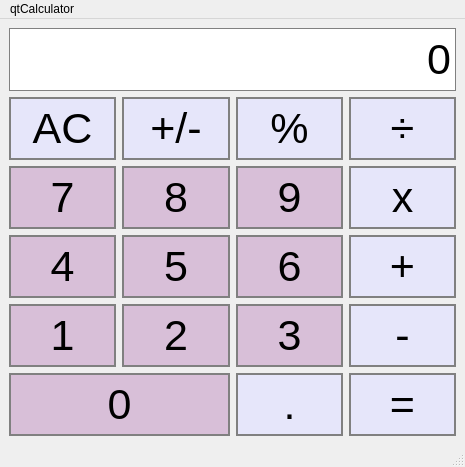
<?xml version="1.0" encoding="UTF-8"?>
<ui version="4.0">
 <class>Calculator</class>
 <widget class="QMainWindow" name="Calculator">
  <property name="geometry">
   <rect>
    <x>0</x>
    <y>0</y>
    <width>465</width>
    <height>467</height>
   </rect>
  </property>
  <property name="sizePolicy">
   <sizepolicy hsizetype="Expanding" vsizetype="Preferred">
    <horstretch>0</horstretch>
    <verstretch>0</verstretch>
   </sizepolicy>
  </property>
  <property name="windowTitle">
   <string>Calculator</string>
  </property>
  <widget class="QWidget" name="centralwidget">
   <layout class="QGridLayout" name="gridLayout">
    <item row="5" column="0">
     <widget class="QPushButton" name="button4">
      <property name="sizePolicy">
       <sizepolicy hsizetype="Preferred" vsizetype="Preferred">
        <horstretch>0</horstretch>
        <verstretch>0</verstretch>
       </sizepolicy>
      </property>
      <property name="font">
       <font>
        <pointsize>32</pointsize>
       </font>
      </property>
      <property name="styleSheet">
       <string notr="true">QPushButton{
	background-color:#D8BFD8;
	border: 2px solid gray;
	padding: 5px;
}

QPushButton:pressed{
	background-color:#8B008B;
	border: 2px solid gray;
	padding: 5px;
}</string>
      </property>
      <property name="text">
       <string>4</string>
      </property>
     </widget>
    </item>
    <item row="5" column="1">
     <widget class="QPushButton" name="button5">
      <property name="sizePolicy">
       <sizepolicy hsizetype="Preferred" vsizetype="Preferred">
        <horstretch>0</horstretch>
        <verstretch>0</verstretch>
       </sizepolicy>
      </property>
      <property name="font">
       <font>
        <pointsize>32</pointsize>
       </font>
      </property>
      <property name="styleSheet">
       <string notr="true">QPushButton{
	background-color:#D8BFD8;
	border: 2px solid gray;
	padding: 5px;
}

QPushButton:pressed{
	background-color:#8B008B;
	border: 2px solid gray;
	padding: 5px;
}</string>
      </property>
      <property name="text">
       <string>5</string>
      </property>
     </widget>
    </item>
    <item row="3" column="1">
     <widget class="QPushButton" name="button8">
      <property name="sizePolicy">
       <sizepolicy hsizetype="Preferred" vsizetype="Preferred">
        <horstretch>0</horstretch>
        <verstretch>0</verstretch>
       </sizepolicy>
      </property>
      <property name="font">
       <font>
        <pointsize>32</pointsize>
       </font>
      </property>
      <property name="styleSheet">
       <string notr="true">QPushButton{
	background-color:#D8BFD8;
	border: 2px solid gray;
	padding: 5px;
}

QPushButton:pressed{
	background-color:#8B008B;
	border: 2px solid gray;
	padding: 5px;
}</string>
      </property>
      <property name="text">
       <string>8</string>
      </property>
     </widget>
    </item>
    <item row="6" column="2">
     <widget class="QPushButton" name="button3">
      <property name="sizePolicy">
       <sizepolicy hsizetype="Preferred" vsizetype="Preferred">
        <horstretch>0</horstretch>
        <verstretch>0</verstretch>
       </sizepolicy>
      </property>
      <property name="font">
       <font>
        <pointsize>32</pointsize>
       </font>
      </property>
      <property name="styleSheet">
       <string notr="true">QPushButton{
	background-color:#D8BFD8;
	border: 2px solid gray;
	padding: 5px;
}

QPushButton:pressed{
	background-color:#8B008B;
	border: 2px solid gray;
	padding: 5px;
}</string>
      </property>
      <property name="text">
       <string>3</string>
      </property>
     </widget>
    </item>
    <item row="5" column="2">
     <widget class="QPushButton" name="button6">
      <property name="sizePolicy">
       <sizepolicy hsizetype="Preferred" vsizetype="Preferred">
        <horstretch>0</horstretch>
        <verstretch>0</verstretch>
       </sizepolicy>
      </property>
      <property name="font">
       <font>
        <pointsize>32</pointsize>
       </font>
      </property>
      <property name="styleSheet">
       <string notr="true">QPushButton{
	background-color:#D8BFD8;
	border: 2px solid gray;
	padding: 5px;
}

QPushButton:pressed{
	background-color:#8B008B;
	border: 2px solid gray;
	padding: 5px;
}</string>
      </property>
      <property name="text">
       <string>6</string>
      </property>
     </widget>
    </item>
    <item row="3" column="0">
     <widget class="QPushButton" name="button7">
      <property name="sizePolicy">
       <sizepolicy hsizetype="Preferred" vsizetype="Preferred">
        <horstretch>0</horstretch>
        <verstretch>0</verstretch>
       </sizepolicy>
      </property>
      <property name="font">
       <font>
        <pointsize>32</pointsize>
       </font>
      </property>
      <property name="styleSheet">
       <string notr="true">QPushButton{
	background-color:#D8BFD8;
	border: 2px solid gray;
	padding: 5px;
}

QPushButton:pressed{
	background-color:#8B008B;
	border: 2px solid gray;
	padding: 5px;
}</string>
      </property>
      <property name="text">
       <string>7</string>
      </property>
     </widget>
    </item>
    <item row="7" column="2">
     <widget class="QPushButton" name="buttonPoint">
      <property name="sizePolicy">
       <sizepolicy hsizetype="Preferred" vsizetype="Preferred">
        <horstretch>0</horstretch>
        <verstretch>0</verstretch>
       </sizepolicy>
      </property>
      <property name="font">
       <font>
        <pointsize>32</pointsize>
       </font>
      </property>
      <property name="styleSheet">
       <string notr="true">QPushButton{
	background-color:#E6E6FA;
	border: 2px solid gray;
	padding: 5px;
}

QPushButton:pressed{
	background-color:#8B008B;
	border: 2px solid gray;
	padding: 5px;
}</string>
      </property>
      <property name="text">
       <string>.</string>
      </property>
     </widget>
    </item>
    <item row="6" column="1">
     <widget class="QPushButton" name="button2">
      <property name="sizePolicy">
       <sizepolicy hsizetype="Preferred" vsizetype="Preferred">
        <horstretch>0</horstretch>
        <verstretch>0</verstretch>
       </sizepolicy>
      </property>
      <property name="font">
       <font>
        <pointsize>32</pointsize>
       </font>
      </property>
      <property name="styleSheet">
       <string notr="true">QPushButton{
	background-color:#D8BFD8;
	border: 2px solid gray;
	padding: 5px;
}

QPushButton:pressed{
	background-color:#8B008B;
	border: 2px solid gray;
	padding: 5px;
}</string>
      </property>
      <property name="text">
       <string>2</string>
      </property>
     </widget>
    </item>
    <item row="6" column="0">
     <widget class="QPushButton" name="button1">
      <property name="sizePolicy">
       <sizepolicy hsizetype="Preferred" vsizetype="Preferred">
        <horstretch>0</horstretch>
        <verstretch>0</verstretch>
       </sizepolicy>
      </property>
      <property name="font">
       <font>
        <pointsize>32</pointsize>
       </font>
      </property>
      <property name="styleSheet">
       <string notr="true">QPushButton{
	background-color:#D8BFD8;
	border: 2px solid gray;
	padding: 5px;
}

QPushButton:pressed{
	background-color:#8B008B;
	border: 2px solid gray;
	padding: 5px;
}</string>
      </property>
      <property name="text">
       <string>1</string>
      </property>
     </widget>
    </item>
    <item row="3" column="2">
     <widget class="QPushButton" name="button9">
      <property name="sizePolicy">
       <sizepolicy hsizetype="Preferred" vsizetype="Preferred">
        <horstretch>0</horstretch>
        <verstretch>0</verstretch>
       </sizepolicy>
      </property>
      <property name="font">
       <font>
        <pointsize>32</pointsize>
       </font>
      </property>
      <property name="styleSheet">
       <string notr="true">QPushButton{
	background-color:#D8BFD8;
	border: 2px solid gray;
	padding: 5px;
}

QPushButton:pressed{
	background-color:#8B008B;
	border: 2px solid gray;
	padding: 5px;
}</string>
      </property>
      <property name="text">
       <string>9</string>
      </property>
     </widget>
    </item>
    <item row="2" column="0">
     <widget class="QPushButton" name="buttonAC">
      <property name="sizePolicy">
       <sizepolicy hsizetype="Preferred" vsizetype="Preferred">
        <horstretch>0</horstretch>
        <verstretch>0</verstretch>
       </sizepolicy>
      </property>
      <property name="font">
       <font>
        <pointsize>32</pointsize>
       </font>
      </property>
      <property name="styleSheet">
       <string notr="true">QPushButton{
	background-color:#E6E6FA;
	border: 2px solid gray;
	padding: 5px;
}

QPushButton:pressed{
	background-color:#8B008B;
	border: 2px solid gray;
	padding: 5px;
}</string>
      </property>
      <property name="text">
       <string>AC</string>
      </property>
     </widget>
    </item>
    <item row="2" column="1">
     <widget class="QPushButton" name="buttonPM">
      <property name="sizePolicy">
       <sizepolicy hsizetype="Preferred" vsizetype="Preferred">
        <horstretch>0</horstretch>
        <verstretch>0</verstretch>
       </sizepolicy>
      </property>
      <property name="font">
       <font>
        <pointsize>32</pointsize>
       </font>
      </property>
      <property name="styleSheet">
       <string notr="true">QPushButton{
	background-color:#E6E6FA;
	border: 2px solid gray;
	padding: 5px;
}

QPushButton:pressed{
	background-color:#8B008B;
	border: 2px solid gray;
	padding: 5px;
}</string>
      </property>
      <property name="text">
       <string>+/-</string>
      </property>
     </widget>
    </item>
    <item row="2" column="2">
     <widget class="QPushButton" name="buttonPercent">
      <property name="sizePolicy">
       <sizepolicy hsizetype="Preferred" vsizetype="Preferred">
        <horstretch>0</horstretch>
        <verstretch>0</verstretch>
       </sizepolicy>
      </property>
      <property name="font">
       <font>
        <pointsize>32</pointsize>
       </font>
      </property>
      <property name="styleSheet">
       <string notr="true">QPushButton{
	background-color:#E6E6FA;
	border: 2px solid gray;
	padding: 5px;
}

QPushButton:pressed{
	background-color:#8B008B;
	border: 2px solid gray;
	padding: 5px;
}</string>
      </property>
      <property name="text">
       <string>%</string>
      </property>
     </widget>
    </item>
    <item row="2" column="3">
     <widget class="QPushButton" name="buttonDivision">
      <property name="sizePolicy">
       <sizepolicy hsizetype="Preferred" vsizetype="Preferred">
        <horstretch>0</horstretch>
        <verstretch>0</verstretch>
       </sizepolicy>
      </property>
      <property name="font">
       <font>
        <pointsize>32</pointsize>
       </font>
      </property>
      <property name="styleSheet">
       <string notr="true">QPushButton{
	background-color:#E6E6FA;
	border: 2px solid gray;
	padding: 5px;
}

QPushButton:pressed{
	background-color:#8B008B;
	border: 2px solid gray;
	padding: 5px;
}</string>
      </property>
      <property name="text">
       <string>÷</string>
      </property>
     </widget>
    </item>
    <item row="3" column="3">
     <widget class="QPushButton" name="buttonMultip">
      <property name="sizePolicy">
       <sizepolicy hsizetype="Preferred" vsizetype="Preferred">
        <horstretch>0</horstretch>
        <verstretch>0</verstretch>
       </sizepolicy>
      </property>
      <property name="font">
       <font>
        <pointsize>32</pointsize>
       </font>
      </property>
      <property name="styleSheet">
       <string notr="true">QPushButton{
	background-color:#E6E6FA;
	border: 2px solid gray;
	padding: 5px;
}

QPushButton:pressed{
	background-color:#8B008B;
	border: 2px solid gray;
	padding: 5px;
}</string>
      </property>
      <property name="text">
       <string>x</string>
      </property>
     </widget>
    </item>
    <item row="5" column="3">
     <widget class="QPushButton" name="buttonAddition">
      <property name="sizePolicy">
       <sizepolicy hsizetype="Preferred" vsizetype="Preferred">
        <horstretch>0</horstretch>
        <verstretch>0</verstretch>
       </sizepolicy>
      </property>
      <property name="font">
       <font>
        <pointsize>32</pointsize>
       </font>
      </property>
      <property name="styleSheet">
       <string notr="true">QPushButton{
	background-color:#E6E6FA;
	border: 2px solid gray;
	padding: 5px;
}

QPushButton:pressed{
	background-color:#8B008B;
	border: 2px solid gray;
	padding: 5px;
}</string>
      </property>
      <property name="text">
       <string>+</string>
      </property>
     </widget>
    </item>
    <item row="6" column="3">
     <widget class="QPushButton" name="buttonSubstract">
      <property name="sizePolicy">
       <sizepolicy hsizetype="Preferred" vsizetype="Preferred">
        <horstretch>0</horstretch>
        <verstretch>0</verstretch>
       </sizepolicy>
      </property>
      <property name="font">
       <font>
        <pointsize>32</pointsize>
       </font>
      </property>
      <property name="styleSheet">
       <string notr="true">QPushButton{
	background-color:#E6E6FA;
	border: 2px solid gray;
	padding: 5px;
}

QPushButton:pressed{
	background-color:#8B008B;
	border: 2px solid gray;
	padding: 5px;
}</string>
      </property>
      <property name="text">
       <string>-</string>
      </property>
     </widget>
    </item>
    <item row="7" column="3">
     <widget class="QPushButton" name="buttonEquals">
      <property name="sizePolicy">
       <sizepolicy hsizetype="Preferred" vsizetype="Preferred">
        <horstretch>0</horstretch>
        <verstretch>0</verstretch>
       </sizepolicy>
      </property>
      <property name="font">
       <font>
        <pointsize>32</pointsize>
       </font>
      </property>
      <property name="styleSheet">
       <string notr="true">QPushButton{
	background-color:#E6E6FA;
	border: 2px solid gray;
	padding: 5px;
}

QPushButton:pressed{
	background-color:#8B008B;
	border: 2px solid gray;
	padding: 5px;
}</string>
      </property>
      <property name="text">
       <string>=</string>
      </property>
     </widget>
    </item>
    <item row="7" column="0" colspan="2">
     <widget class="QPushButton" name="button0">
      <property name="sizePolicy">
       <sizepolicy hsizetype="Preferred" vsizetype="Preferred">
        <horstretch>0</horstretch>
        <verstretch>0</verstretch>
       </sizepolicy>
      </property>
      <property name="font">
       <font>
        <pointsize>32</pointsize>
       </font>
      </property>
      <property name="styleSheet">
       <string notr="true">QPushButton{
	background-color:#D8BFD8;
	border: 2px solid gray;
	padding: 5px;
}

QPushButton:pressed{
	background-color:#8B008B;
	border: 2px solid gray;
	padding: 5px;
}</string>
      </property>
      <property name="text">
       <string>0</string>
      </property>
     </widget>
    </item>
    <item row="1" column="0" colspan="4">
     <widget class="QLineEdit" name="calculatorDisplay">
      <property name="sizePolicy">
       <sizepolicy hsizetype="Preferred" vsizetype="Minimum">
        <horstretch>0</horstretch>
        <verstretch>0</verstretch>
       </sizepolicy>
      </property>
      <property name="font">
       <font>
        <pointsize>32</pointsize>
       </font>
      </property>
      <property name="styleSheet">
       <string notr="true">QLineEdit{
	background-color:#FFFFFF;
	border:1px solid gray;
	color: #000000;
}</string>
      </property>
      <property name="text">
       <string>0</string>
      </property>
      <property name="alignment">
       <set>Qt::AlignRight|Qt::AlignTrailing|Qt::AlignVCenter</set>
      </property>
      <property name="dragEnabled">
       <bool>false</bool>
      </property>
     </widget>
    </item>
   </layout>
  </widget>
  <widget class="QMenuBar" name="menubar">
   <property name="geometry">
    <rect>
     <x>0</x>
     <y>0</y>
     <width>465</width>
     <height>22</height>
    </rect>
   </property>
   <widget class="QMenu" name="menuAbout">
    <property name="title">
     <string>qtCalculator</string>
    </property>
    <addaction name="actionExit"/>
    <addaction name="actionAbout"/>
   </widget>
   <addaction name="menuAbout"/>
  </widget>
  <widget class="QStatusBar" name="statusbar"/>
  <action name="actionExit">
   <property name="text">
    <string>Exit</string>
   </property>
  </action>
  <action name="actionAbout">
   <property name="text">
    <string>About</string>
   </property>
  </action>
 </widget>
 <resources/>
 <connections/>
</ui>
